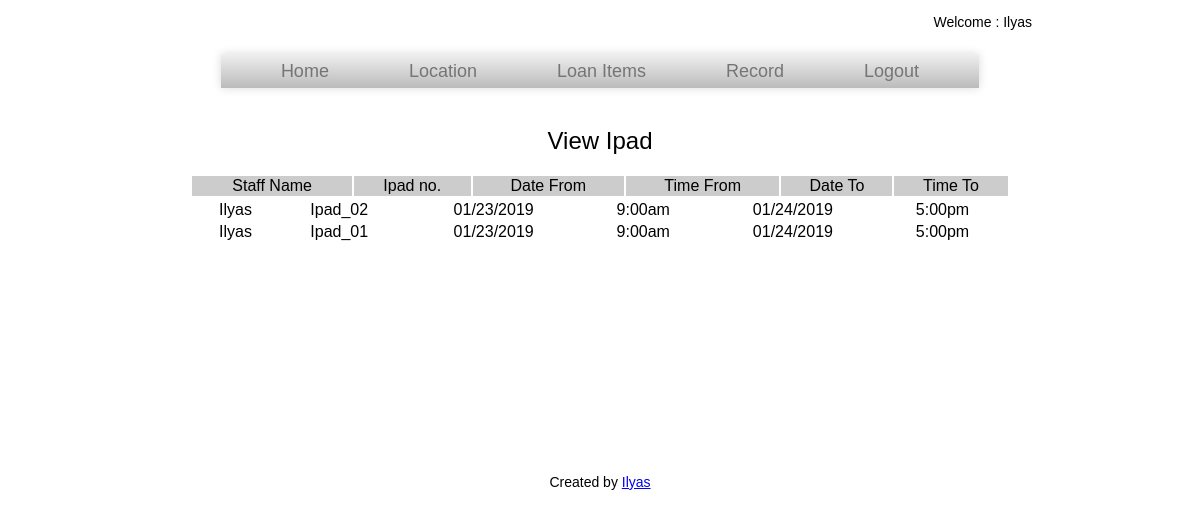
The app's page /ipad_loan_record.php (signed in) with its own data.
### tables this page shows
CREATE TABLE `record_ipad_tbl` (
  `loan_ipad_id` int(11) NOT NULL auto_increment,
  `name` varchar(100) NOT NULL,
  `date_from` varchar(100) NOT NULL,
  `date_to` varchar(100) NOT NULL,
  `staff_id` int(11) NOT NULL,
  `time_from` varchar(100) NOT NULL,
  `time_to` varchar(100) NOT NULL,
  `ipad_name` varchar(100) NOT NULL,
  PRIMARY KEY  (`loan_ipad_id`),
  KEY `FK_record_ipads_1` (`staff_id`)
);

### ipad_loan_record.php (the view, shortened to what this page needs)
<?php
$result = mysql_query("SELECT * FROM record_ipad_tbl WHERE staff_id=staff_id ORDER BY loan_ipad_id DESC");
?>
<html>
<head>
    <link href="css/style.css" rel="stylesheet" type="text/css">
</head>
<body>
<center>
<?php include("header.php"); ?>
     <p><font size="+2">View Ipad</font></p>
    <br/>
	<table width='80%' border=0>
		<tr bgcolor='#CCCCCC'>
			<td align="center">Staff Name</td>
            <td align="center">Ipad no.</td>
			<td align="center">Date From</td>
			<td align="center">Time From</td>
            <td align="center">Date To</td>
			<td align="center">Time To</td>
		</tr>
        </table>
          <div style='height:250px; overflow-y:scroll; width:1010px;'>
         <table width='80%' border=0>
		<?php
		while($res = mysql_fetch_array($result)) {
			echo "<tr>";
			echo "<td align='center'>".$res['name']."</td>";
			echo "<td align='center'>".$res['ipad_name']."</td>";
			echo "<td align='center'>".$res['date_from']."</td>";
			echo "<td align='center'>".$res['time_from']."</td>";
			echo "<td align='center'>".$res['date_to']."</td>";
			echo "<td align='center'>".$res['time_to']."</td>";
		}
		?>
	</tr>
	</table></div>
<?php include("footer.php"); ?>
    </center>
</body>
</html>

### css/style.css (style rules this page uses)
body, div, h1, h2, h3, h4, h5, h6, p, ul, ol, li, dl, dt, dd, img, form, fieldset, input, textarea, table, blockquote { margin: 0; padding: 0; border: 0; }
body { margin: 0px auto; font-family: sans-serif; font-size: 18px; line-height: 22px; width:1024px; }

### records on screen
record_ipad_tbl: name "Ilyas", ipad_name "Ipad_02", date_from "01/23/2019", time_from "9:00am", date_to "01/24/2019", time_to "5:00pm"
record_ipad_tbl: name "Ilyas", ipad_name "Ipad_01", date_from "01/23/2019", time_from "9:00am", date_to "01/24/2019", time_to "5:00pm"

### other values on screen
$_SESSION['name'] "Ilyas"
